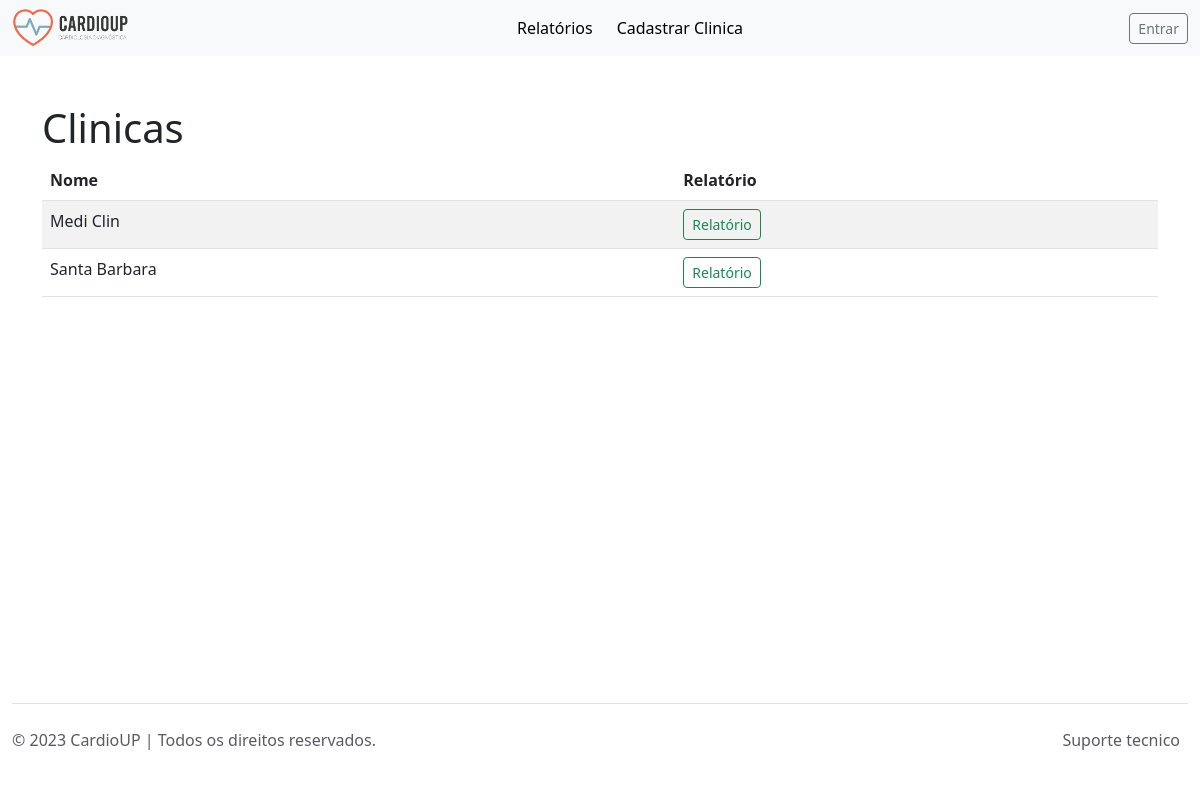
/clinica/, run on an earlier commit of the app's database.
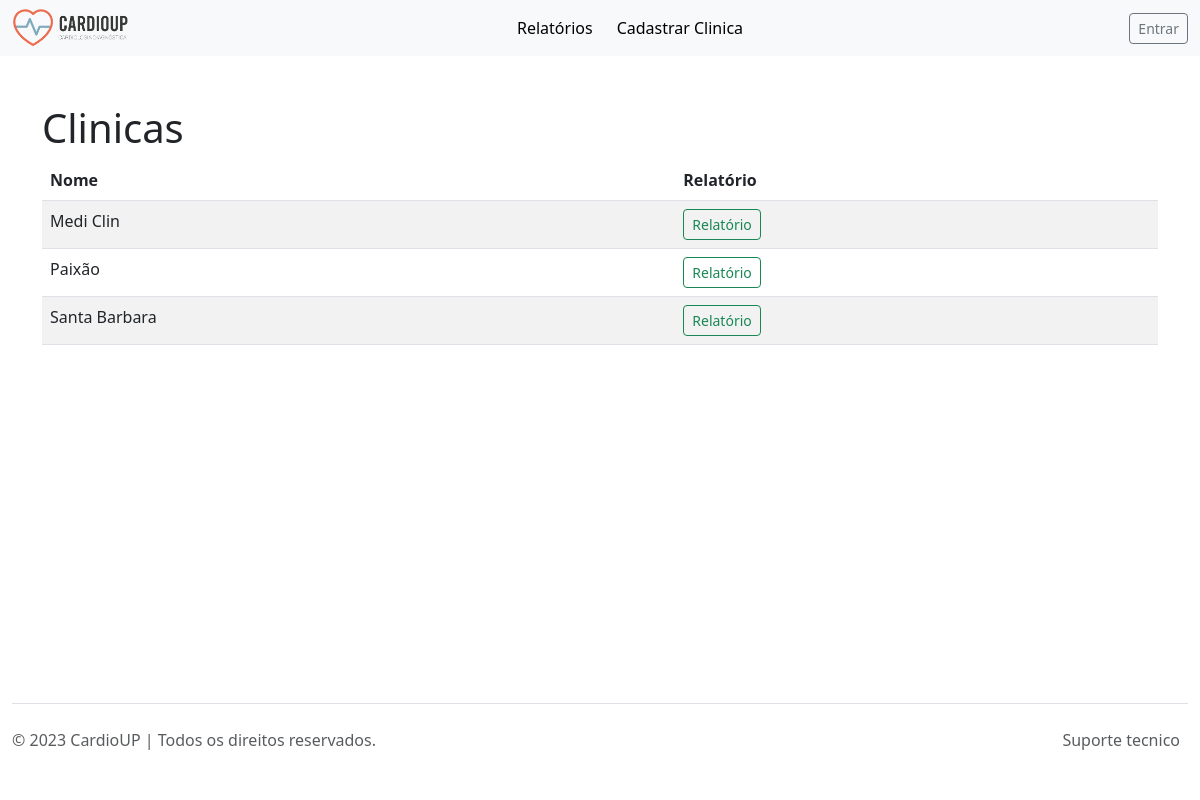
And on a later commit of the database.
### clinica/models.py (models this page shows, shortened)
class Clinica(models.Model):
    usuario = models.ForeignKey(Usuario, on_delete=models.CASCADE)
    foto = models.ImageField(upload_to='clinicas', blank=True, null=True)
    nome = models.CharField(max_length=50)
    whatsapp = models.CharField(max_length=20, blank=True, null=True)
    class Meta:
        ordering = ['nome', ]

### clinica/views.py (the view)
# urls.py: path('', ClinicaListView.as_view(), name='clinica_lista'),
class ClinicaListView(ListView):
    model = Clinica
    context_object_name = 'clinicas'

### clinica/templates/clinica/clinica_list.html
{% extends 'base.html' %}
{% block content %}
<div class="container pt-5">
    <p class="h1">Clinicas</p>
    <div class="table-responsive text-nowrap">
        <table class="table table-striped">
            <thead>
            <tr>
                <th class="" scope="">Nome</th>
                <th class="" scope="">Relatório</th>
            </tr>
            </thead>
            <tbody>
            {% for clinica in clinicas %}
            <tr>
                <td class=""><a class="nav-link active" href="{% url 'clinica_detail' clinica.id %}">{{ clinica.nome }}</a></td>
                <td>
                    <a href="{% url 'relatorio_clinica' clinica.id %}" class="btn btn-sm btn-outline-success" type="button">Relatório</a>
                </td>
            </tr>
            {% endfor %}
            </tbody>
        </table>
    </div>
</div>
{% endblock %}

What changed in the data, as far as the page shows it:
added Clinica: nome "Paixão"
